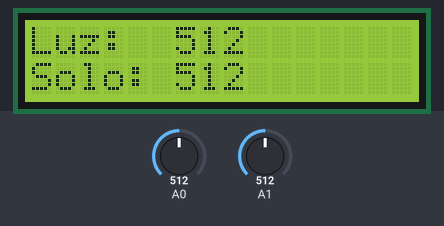
Recording of a sketch running on a simulated Arduino Uno, built with avr-gcc and run on an emulated ATmega328P. Shown: 16×2 character LCD. The inputs (shaded band) are chosen by the test bench; at power-on: A0 = 512, A1 = 512.

Above: at 1.2 s.
1.3 s: A0 set to 716
At 2.6 s:
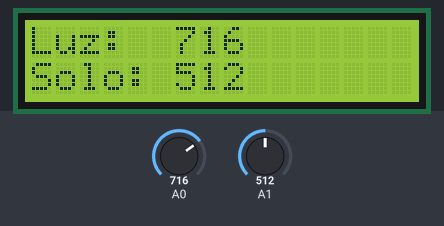
2.9 s: A1 set to 716
At 3.8 s:
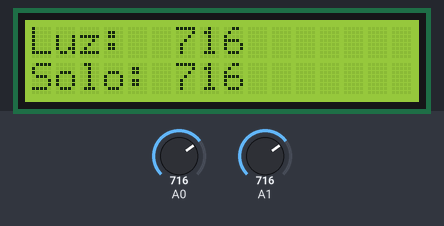
4.5 s: A0 set to 900
At 5.9 s:
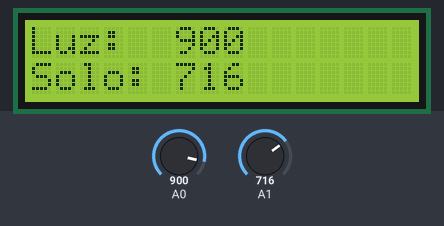
6.2 s: A1 set to 900
At 7.3 s:
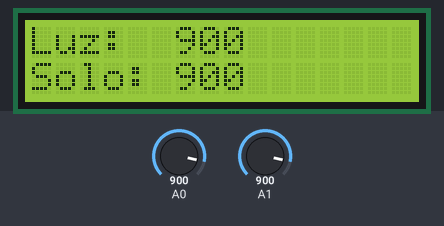
7.8 s: A0 set to 1023
At 8.4 s:
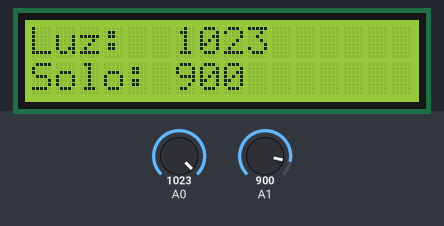
9.4 s: A1 set to 1023
At 11.0 s:
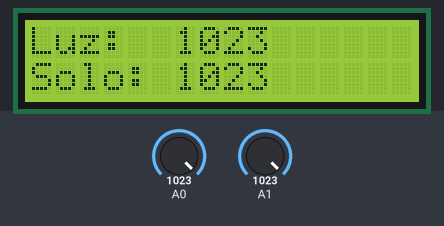
Timing chart, 0 to 12.1 s (numbered marks = the images above; inputs shaded):
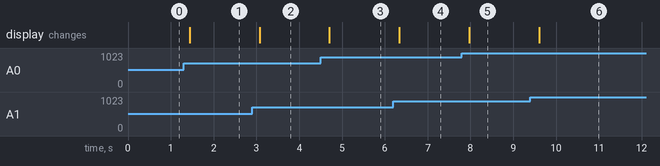

The sketch:

CodigoLDReUmidade.ino
```cpp
int luz=0;
int solo=0;

#include <Wire.h>
#include <LiquidCrystal_I2C.h>

LiquidCrystal_I2C lcd(0x27,16,2);

void setup() {
  lcd.init();
  lcd.setBacklight(HIGH);

}

void loop() {
  luz=analogRead (A0);
  solo=analogRead (A1);
  lcd.clear();
  lcd.setCursor(0,0);
  lcd.print ("Luz:  " + String (luz));
  lcd.setCursor(0,1);
  lcd.print ("Solo: " + String (solo));
  delay (250);

}
```

Measured:
- after the input at 1.3 s, the display: changes after 0.14 s (image 1)
- after the input at 2.9 s, the display: changes after 0.17 s (image 2)
- after the input at 4.5 s, the display: changes after 0.20 s (image 3)
- after the input at 6.2 s, the display: changes after 0.13 s (image 4)
- after the input at 7.8 s, the display: changes after 0.17 s (image 5)
- after the input at 9.4 s, the display: changes after 0.20 s (image 6)
